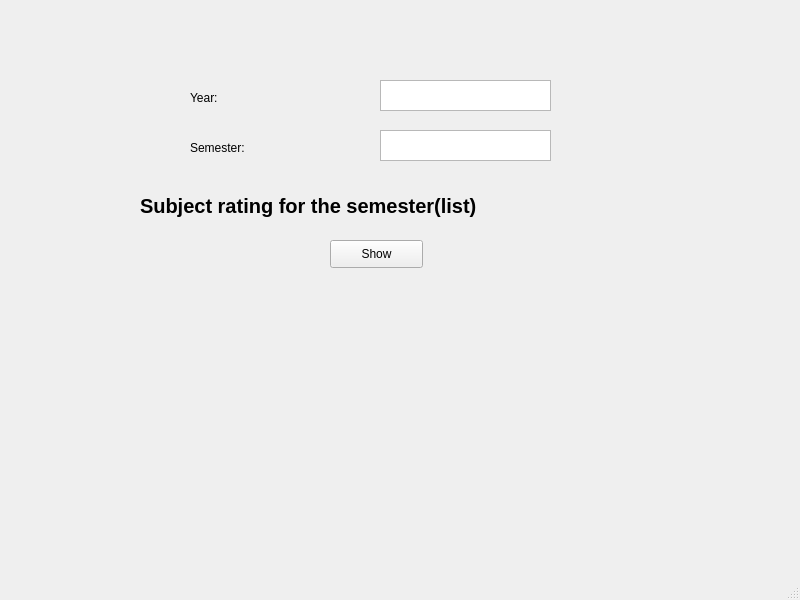
<?xml version="1.0" encoding="UTF-8"?>
<ui version="4.0">
 <class>MainWindow</class>
 <widget class="QMainWindow" name="MainWindow">
  <property name="geometry">
   <rect>
    <x>0</x>
    <y>0</y>
    <width>800</width>
    <height>600</height>
   </rect>
  </property>
  <property name="windowTitle">
   <string>MainWindow</string>
  </property>
  <widget class="QWidget" name="centralwidget">
   <widget class="QLabel" name="label_2">
    <property name="geometry">
     <rect>
      <x>190</x>
      <y>90</y>
      <width>55</width>
      <height>16</height>
     </rect>
    </property>
    <property name="text">
     <string>Year:</string>
    </property>
   </widget>
   <widget class="QTextEdit" name="textEdit_3">
    <property name="geometry">
     <rect>
      <x>380</x>
      <y>130</y>
      <width>171</width>
      <height>31</height>
     </rect>
    </property>
   </widget>
   <widget class="QLabel" name="label_3">
    <property name="geometry">
     <rect>
      <x>190</x>
      <y>140</y>
      <width>55</width>
      <height>16</height>
     </rect>
    </property>
    <property name="text">
     <string>Semester:</string>
    </property>
   </widget>
   <widget class="QPushButton" name="pushButton">
    <property name="geometry">
     <rect>
      <x>330</x>
      <y>240</y>
      <width>93</width>
      <height>28</height>
     </rect>
    </property>
    <property name="text">
     <string>Show</string>
    </property>
   </widget>
   <widget class="QTextEdit" name="textEdit_2">
    <property name="geometry">
     <rect>
      <x>380</x>
      <y>80</y>
      <width>171</width>
      <height>31</height>
     </rect>
    </property>
   </widget>
   <widget class="QLabel" name="label_4">
    <property name="geometry">
     <rect>
      <x>140</x>
      <y>190</y>
      <width>471</width>
      <height>31</height>
     </rect>
    </property>
    <property name="font">
     <font>
      <pointsize>15</pointsize>
      <weight>75</weight>
      <bold>true</bold>
     </font>
    </property>
    <property name="text">
     <string>Subject rating for the semester(list)</string>
    </property>
   </widget>
   <widget class="QLabel" name="label_5">
    <property name="geometry">
     <rect>
      <x>30</x>
      <y>280</y>
      <width>731</width>
      <height>261</height>
     </rect>
    </property>
    <property name="font">
     <font>
      <pointsize>12</pointsize>
      <weight>75</weight>
      <bold>true</bold>
     </font>
    </property>
    <property name="text">
     <string/>
    </property>
    <property name="alignment">
     <set>Qt::AlignLeading|Qt::AlignLeft|Qt::AlignTop</set>
    </property>
   </widget>
  </widget>
  <widget class="QMenuBar" name="menubar">
   <property name="geometry">
    <rect>
     <x>0</x>
     <y>0</y>
     <width>800</width>
     <height>26</height>
    </rect>
   </property>
  </widget>
  <widget class="QStatusBar" name="statusbar"/>
 </widget>
 <resources/>
 <connections/>
</ui>
